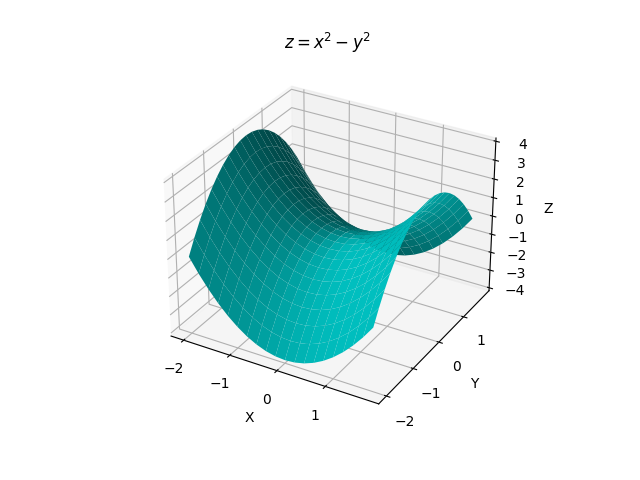

The script that drew this image:
import matplotlib.pyplot as plt
import numpy as np

fig = plt.figure()
ax = fig.add_subplot(111, projection='3d')

x = np.arange(-2, 2, 0.2)
y = np.arange(-2, 2, 0.2)
x, y = np.meshgrid(x, y)
z = x**2 - y**2

ax.plot_surface(x, y, z, color = 'c', linewidth = 0 )# Si pongoi el linewidth = 0 el ancho de la superficie se hace mas delgada, pero se sigue viendo igual.
ax.set_title('$z = x^2 - y^2$')
ax.set_xlabel('X')
ax.set_ylabel('Y')
ax.set_zlabel('Z')

plt.show()
